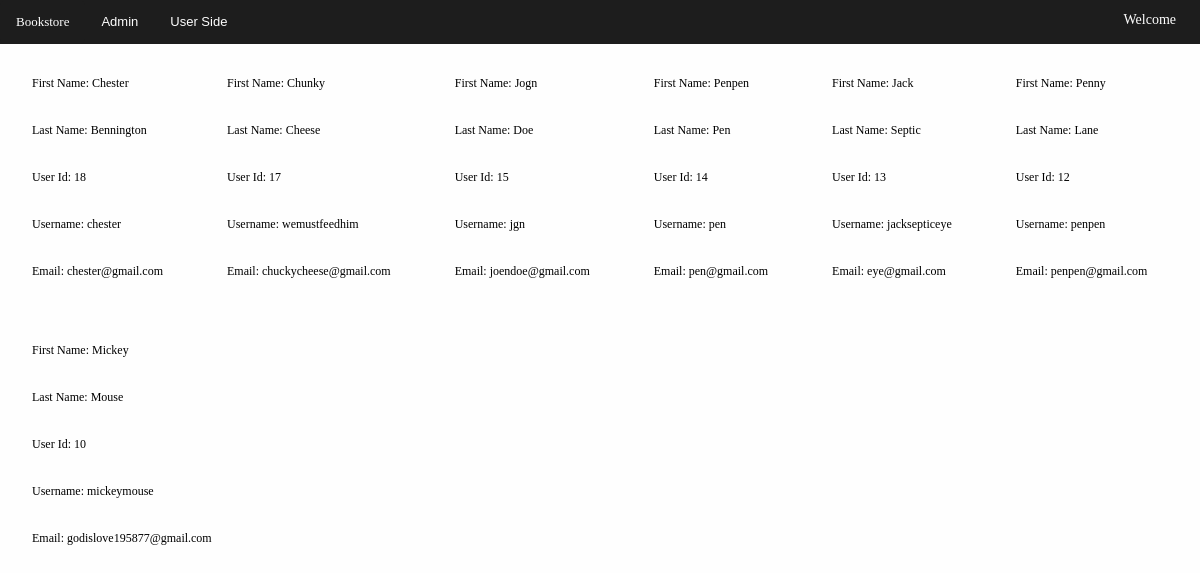
The page /viewUsers.php on the database its author committed.
### tables this page shows
CREATE TABLE `users` (
  `id` int(11) NOT NULL,
  `firstName` varchar(35) NOT NULL,
  `lastName` varchar(35) NOT NULL,
  `username` varchar(50) NOT NULL,
  `email` varchar(50) NOT NULL,
  `password` varchar(50) NOT NULL
);

### viewUsers.php (the view, shortened to what this page needs)
<!DOCTYPE html>
<?php require 'mysqli_connect.php'; ?>
<html>
    <head>
        <link rel="stylesheet" type="text/css" href="style.css">
    </head>
    <body>
                        <div class="topnav">
             <p><a href="adminDashboard.php" class="btn">Bookstore</a></p>
              <button class="dropbtn" onclick="myFunction()">Admin</button>
            <button class="dropbtn" onclick="myFunction2()">User Side</button>
                        <p class="welcome" style="float:right;">Welcome <b><?php echo $_SESSION['username'];?></b></p>
        </div>
        <?php
        $var = $dbc->query('SELECT id, firstname, lastname, username, email FROM users ORDER BY id DESC');
            while ($row = $var->fetch_assoc()) {
                echo '<table> <tr><th> First Name: ' . $row['firstname'] . '</tr></th>';
                echo '<tr><th> Last Name: ' . $row['lastname'] . '</tr></th>';
                echo '<tr> <th> User Id: ' . $row['id'] . '</tr>';
                echo '<tr><th> Username: ' . $row['username'] . '</tr></th>';
                echo '<tr><th> Email: ' . $row['email'] . '</th> </tr> </table>';
            }
        ?>
    </body>
</html>

### style.css (style rules this page uses)
* { margin: 0px; padding: 0px; }
body { font-size:12px; background:#fefefe; }
.topnav { overflow:hidden; background-color:#1d1d1d; }
.topnav a { float:left; display:block; color:#fefefe; text-align:center; padding:14px 16px; text-decoration: none; font-size:13px; background-color:#1d1d1d; }
button.dropbtn { float: left; display: block; color: #fefefe; text-align: center; padding: 14px 16px; text-decoration: none; font-size: 13px; background-color: #1d1d1d; border: none; }
.topnav a:hover, .dropdown:hover, .dropbtn { color:#ccccff; }
.btn { padding: 10px; font-size:15px; color:black; background:#fefefe; border:none; border-radius:5px; }
table, th, td { padding:15px; text-align: left; float:left; font-weight:100; }
p.welcome { margin-top:1%; margin-right:2%; color:#fefefe; font-size:14px; }

### rows shown on the page
users: firstName "Chester", lastName "Bennington", id "18", username "chester", email "chester@gmail.com"
users: firstName "Chunky", lastName "Cheese", id "17", username "wemustfeedhim", email "chuckycheese@gmail.com"
users: firstName "Jogn", lastName "Doe", id "15", username "jgn", email "joendoe@gmail.com"
users: firstName "Penpen", lastName "Pen", id "14", username "pen", email "pen@gmail.com"
users: firstName "Jack", lastName "Septic", id "13", username "jacksepticeye", email "eye@gmail.com"
users: firstName "Penny", lastName "Lane", id "12", username "penpen", email "penpen@gmail.com"
users: firstName "Mickey", lastName "Mouse", id "10", username "mickeymouse", email "godislove195877@gmail.com"
